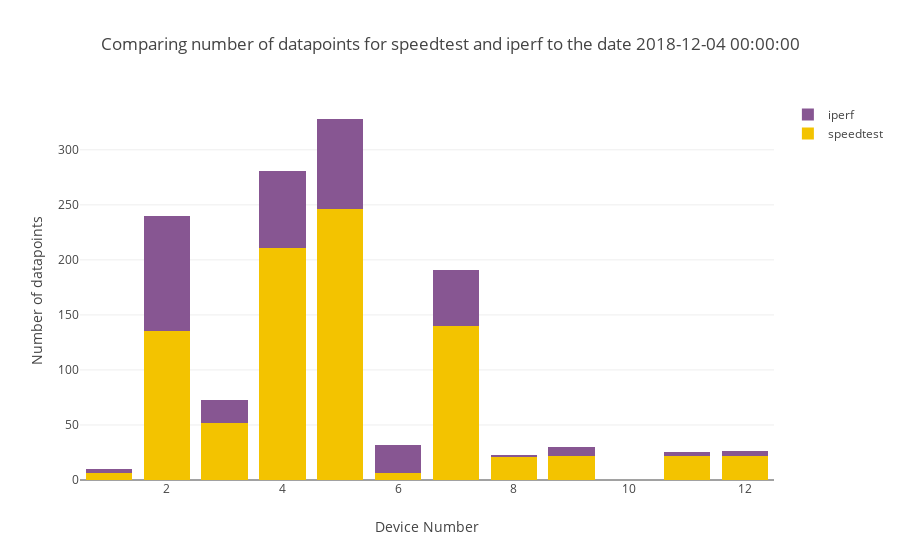

Notebook source saved alongside this figure:
### Code cell
combined_bar_plot_2traces(xvalues=result.index.astype(int),
                          yvalues1=result['size1'],
                          yvalues2=result['size2'],
                          name1='speedtest',
                          name2='iperf',
                          title="Comparing number of datapoints for speedtest and iperf"+title_tail ,
                          ytitle="Number of datapoints")

### Figure 1 — Plotly figure (JSON) as saved in the notebook; plotly's stock layout.template omitted (floating-point values rounded to 4 significant figures)
{"data": [{"marker": {"color": "#F3C300"}, "name": "speedtest", "type": "bar", "uid": "b2abf77c-1883-4e81-8cb6-8de288d1473e", "x": [1, 2, 3, 4, 5, 6, 7, 8, 9, 11, 12], "y": [6, 135, 52, 211, 246, 6, 140, 21, 22, 22, 22]}, {"marker": {"color": "#875692"}, "name": "iperf", "type": "bar", "uid": "26a80ab2-f249-403d-9fe0-11b8b45f63c7", "x": [1, 2, 3, 4, 5, 6, 7, 8, 9, 11, 12], "y": [4, 105, 21, 70, 82, 26, 51, 2, 8, 3, 4]}], "layout": {"barmode": "stack", "title": {"text": "Comparing number of datapoints for speedtest and iperf to the date 2018-12-04 00:00:00"}, "xaxis": {"title": {"text": "Device Number"}}, "yaxis": {"title": {"text": "Number of datapoints"}}}}
